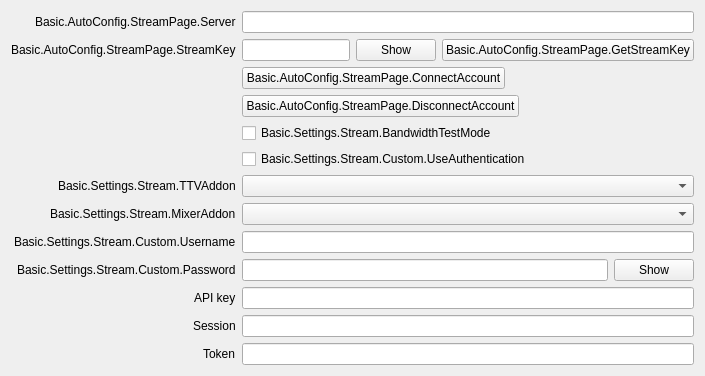
           <widget class="QWidget" name="streamKeyPage">
            <layout class="QFormLayout" name="streamkeyPageLayout">
             <property name="fieldGrowthPolicy">
              <enum>QFormLayout::AllNonFixedFieldsGrow</enum>
             </property>
             <property name="labelAlignment">
              <set>Qt::AlignRight|Qt::AlignTrailing|Qt::AlignVCenter</set>
             </property>
             <item row="0" column="0">
              <widget class="QLabel" name="serverLabel">
               <property name="text">
                <string>Basic.AutoConfig.StreamPage.Server</string>
               </property>
              </widget>
             </item>
             <item row="0" column="1">
              <widget class="QStackedWidget" name="serverStackedWidget">
               <property name="sizePolicy">
                <sizepolicy hsizetype="Preferred" vsizetype="Maximum">
                 <horstretch>0</horstretch>
                 <verstretch>0</verstretch>
                </sizepolicy>
               </property>
               <property name="currentIndex">
                <number>1</number>
               </property>
               <widget class="QWidget" name="servicePage">
                <layout class="QHBoxLayout" name="horizontalLayout_21">
                 <property name="leftMargin">
                  <number>0</number>
                 </property>
                 <property name="topMargin">
                  <number>0</number>
                 </property>
                 <property name="rightMargin">
                  <number>0</number>
                 </property>
                 <property name="bottomMargin">
                  <number>0</number>
                 </property>
                 <item>
                  <widget class="QComboBox" name="server"/>
                 </item>
                </layout>
               </widget>
               <widget class="QWidget" name="customPage">
                <layout class="QHBoxLayout" name="horizontalLayout_22">
                 <property name="leftMargin">
                  <number>0</number>
                 </property>
                 <property name="topMargin">
                  <number>0</number>
                 </property>
                 <property name="rightMargin">
                  <number>0</number>
                 </property>
                 <property name="bottomMargin">
                  <number>0</number>
                 </property>
                 <item>
                  <widget class="QLineEdit" name="customServer"/>
                 </item>
                </layout>
               </widget>
              </widget>
             </item>
             <item row="1" column="0">
              <widget class="QLabel" name="streamKeyLabel">
               <property name="text">
                <string>Basic.AutoConfig.StreamPage.StreamKey</string>
               </property>
               <property name="openExternalLinks">
                <bool>true</bool>
               </property>
               <property name="buddy">
                <cstring>key</cstring>
               </property>
              </widget>
             </item>
             <item row="1" column="1">
              <widget class="QWidget" name="streamKeyWidget" native="true">
               <layout class="QHBoxLayout" name="horizontalLayout_11">
                <property name="leftMargin">
                 <number>0</number>
                </property>
                <property name="topMargin">
                 <number>0</number>
                </property>
                <property name="rightMargin">
                 <number>0</number>
                </property>
                <property name="bottomMargin">
                 <number>0</number>
                </property>
                <item>
                 <widget class="QLineEdit" name="key">
                  <property name="inputMask">
                   <string notr="true"/>
                  </property>
                  <property name="text">
                   <string notr="true"/>
                  </property>
                  <property name="echoMode">
                   <enum>QLineEdit::Password</enum>
                  </property>
                 </widget>
                </item>
                <item>
                 <widget class="QPushButton" name="show">
                  <property name="text">
                   <string>Show</string>
                  </property>
                 </widget>
                </item>
                <item>
                 <widget class="UrlPushButton" name="getStreamKeyButton">
                  <property name="toolTip">
                   <string/>
                  </property>
                  <property name="toolTipDuration">
                   <number>-4</number>
                  </property>
                  <property name="text">
                   <string>Basic.AutoConfig.StreamPage.GetStreamKey</string>
                  </property>
                 </widget>
                </item>
               </layout>
              </widget>
             </item>
             <item row="3" column="0">
              <spacer name="horizontalSpacer_18">
               <property name="orientation">
                <enum>Qt::Horizontal</enum>
               </property>
               <property name="sizeHint" stdset="0">
                <size>
                 <width>170</width>
                 <height>8</height>
                </size>
               </property>
              </spacer>
             </item>
             <item row="3" column="1">
              <layout class="QHBoxLayout" name="horizontalLayout_15">
               <item>
                <widget class="QPushButton" name="connectAccount2">
                 <property name="text">
                  <string>Basic.AutoConfig.StreamPage.ConnectAccount</string>
                 </property>
                </widget>
               </item>
               <item>
                <spacer name="horizontalSpacer_19">
                 <property name="orientation">
                  <enum>Qt::Horizontal</enum>
                 </property>
                 <property name="sizeHint" stdset="0">
                  <size>
                   <width>40</width>
                   <height>20</height>
                  </size>
                 </property>
                </spacer>
               </item>
              </layout>
             </item>
             <item row="4" column="1">
              <layout class="QHBoxLayout" name="horizontalLayout_23">
               <item>
                <widget class="QPushButton" name="disconnectAccount">
                 <property name="text">
                  <string>Basic.AutoConfig.StreamPage.DisconnectAccount</string>
                 </property>
                </widget>
               </item>
               <item>
                <spacer name="horizontalSpacer_24">
                 <property name="orientation">
                  <enum>Qt::Horizontal</enum>
                 </property>
                 <property name="sizeHint" stdset="0">
                  <size>
                   <width>40</width>
                   <height>20</height>
                  </size>
                 </property>
                </spacer>
               </item>
              </layout>
             </item>
             <item row="5" column="1">
              <widget class="QCheckBox" name="bandwidthTestEnable">
               <property name="text">
                <string>Basic.Settings.Stream.BandwidthTestMode</string>
               </property>
              </widget>
             </item>
             <item row="6" column="1">
              <widget class="QCheckBox" name="useAuth">
               <property name="text">
                <string>Basic.Settings.Stream.Custom.UseAuthentication</string>
               </property>
              </widget>
             </item>
             <item row="9" column="0">
              <widget class="QLabel" name="authUsernameLabel">
               <property name="text">
                <string>Basic.Settings.Stream.Custom.Username</string>
               </property>
               <property name="buddy">
                <cstring>authUsername</cstring>
               </property>
              </widget>
             </item>
             <item row="9" column="1">
              <widget class="QLineEdit" name="authUsername"/>
             </item>
             <item row="10" column="0">
              <widget class="QLabel" name="authPwLabel">
               <property name="text">
                <string>Basic.Settings.Stream.Custom.Password</string>
               </property>
               <property name="buddy">
                <cstring>authPw</cstring>
               </property>
              </widget>
             </item>
             <item row="10" column="1">
              <widget class="QWidget" name="authPwWidget" native="true">
               <layout class="QHBoxLayout" name="horizontalLayout_25">
                <property name="leftMargin">
                 <number>0</number>
                </property>
                <property name="topMargin">
                 <number>0</number>
                </property>
                <property name="rightMargin">
                 <number>0</number>
                </property>
                <property name="bottomMargin">
                 <number>0</number>
                </property>
                <item>
                 <widget class="QLineEdit" name="authPw">
                  <property name="echoMode">
                   <enum>QLineEdit::Password</enum>
                  </property>
                 </widget>
                </item>
                <item>
                 <widget class="QPushButton" name="authPwShow">
                  <property name="text">
                   <string>Show</string>
                  </property>
                 </widget>
                </item>
               </layout>
              </widget>
             </item>
             <item row="11" column="1">
              <widget class="QLineEdit" name="api_key"/>
              </item>
             <item row="11" column="0">
              <widget class="QLabel" name="apiKeyLabel">
               <property name="text">
                <string>API key</string>
               </property>
               <property name="buddy">
                <cstring>api_key</cstring>
               </property>
              </widget>
             </item>
             <item row="12" column="1">
              <widget class="QLineEdit" name="session"/>
              </item>
             <item row="12" column="0">
              <widget class="QLabel" name="sessionLabel">
               <property name="text">
                <string>Session</string>
               </property>
               <property name="buddy">
                <cstring>session</cstring>
               </property>
              </widget>
             </item>
             <item row="13" column="1">
              <widget class="QLineEdit" name="token"/>
              </item>
             <item row="13" column="0">
              <widget class="QLabel" name="tokenLabel">
               <property name="text">
                <string>Token</string>
               </property>
               <property name="buddy">
                <cstring>token</cstring>
               </property>
              </widget>
             </item>
             <item row="7" column="1">
              <widget class="QComboBox" name="twitchAddonDropdown"/>
             </item>
             <item row="7" column="0">
              <widget class="QLabel" name="twitchAddonLabel">
               <property name="text">
                <string>Basic.Settings.Stream.TTVAddon</string>
               </property>
               <property name="buddy">
                <cstring>twitchAddonDropdown</cstring>
               </property>
              </widget>
             </item>
             <item row="8" column="0">
              <widget class="QLabel" name="mixerAddonLabel">
               <property name="text">
                <string>Basic.Settings.Stream.MixerAddon</string>
               </property>
               <property name="buddy">
                <cstring>mixerAddonDropdown</cstring>
               </property>
              </widget>
             </item>
             <item row="8" column="1">
              <widget class="QComboBox" name="mixerAddonDropdown"/>
             </item>
            </layout>
           </widget>
